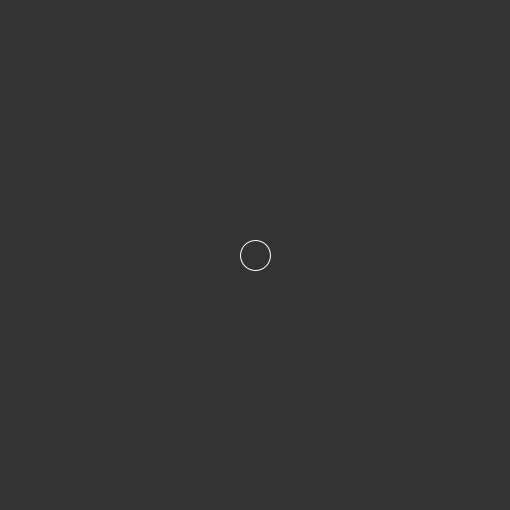
Frame 1 (no input)
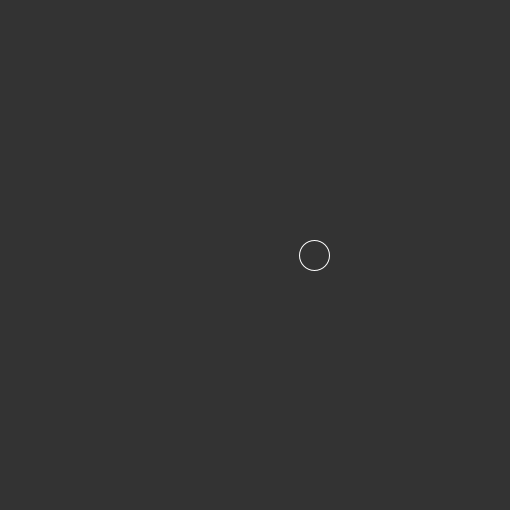
Frame 60 (the mouse pressed at the canvas centre just before this capture)
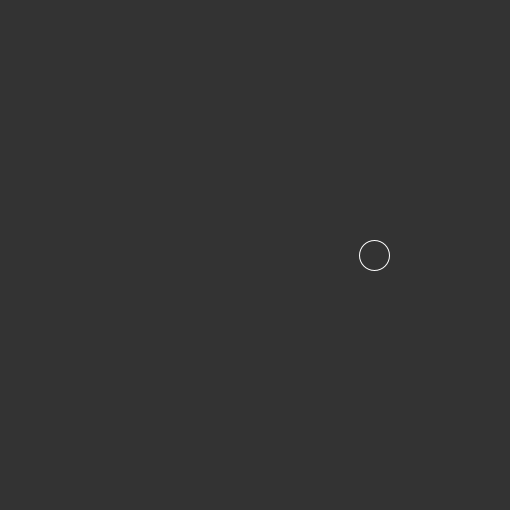
Frame 120 (the mouse held since frame 60 and released just before this capture)

The Processing sketch that drew these frames (run headless with seeded random() and noise(); from frame 60 on, the mouse is pressed at the canvas centre):

// Processing sketch: primeirosPassos
// ── primeirosPassos.pde
float posX;
void setup() {
  size(510, 510);
  background(#333333);
  noFill();
  stroke(#FFFFFF);
  posX= width/2;
}
void draw() {
  background(#333333);
  ellipse(posX, height/2, 30, 30);
  posX = posX +1;
}
